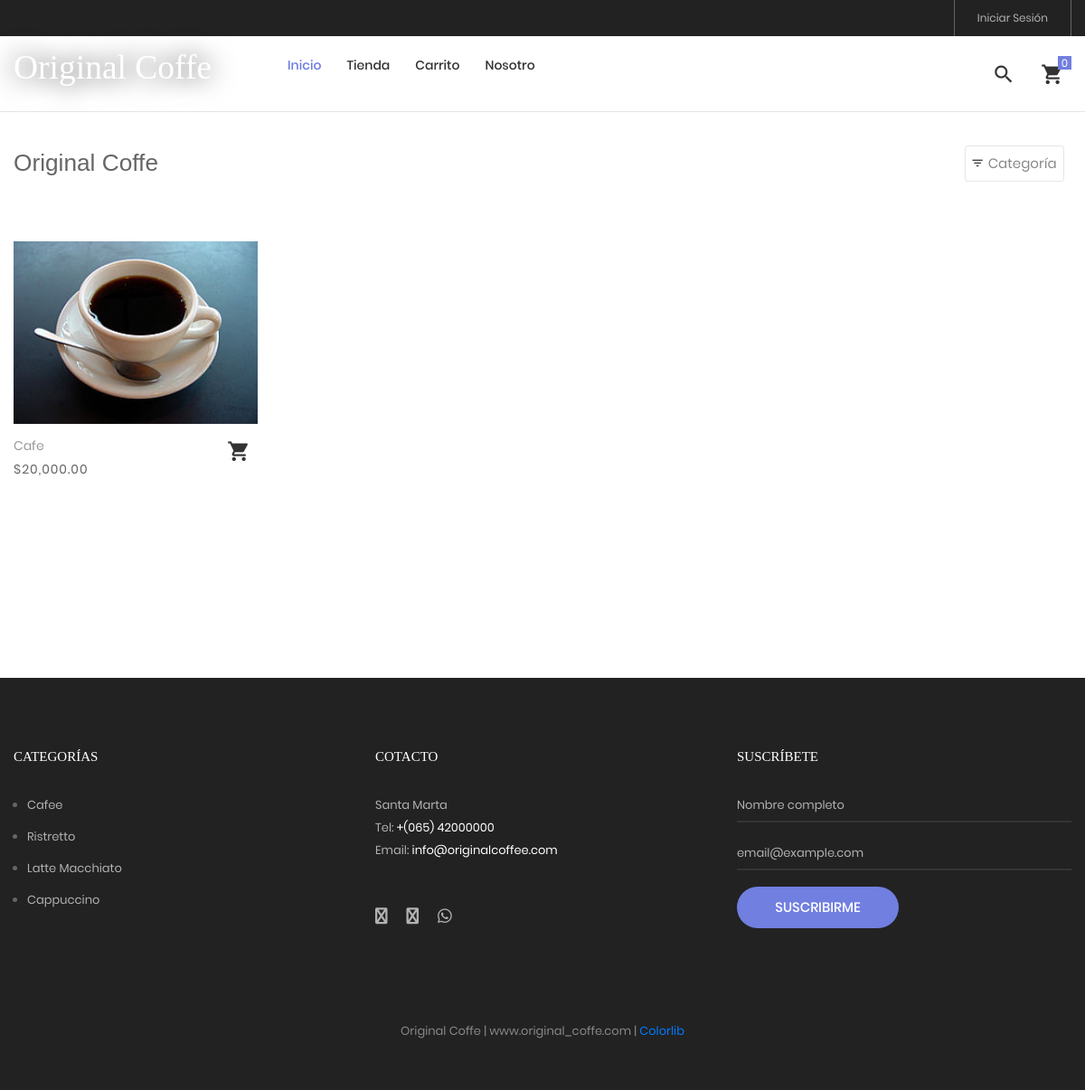
The page /tienda on the database its author committed.
### tables this page shows
CREATE TABLE `producto` (
  `idproducto` bigint(20) NOT NULL,
  `categoriaid` bigint(20) NOT NULL,
  `codigo` varchar(30) NOT NULL,
  `nombre` varchar(255) NOT NULL,
  `descripcion` text NOT NULL,
  `precio` decimal(11,2) NOT NULL,
  `stock` int(11) NOT NULL,
  `imagen` varchar(100) DEFAULT NULL,
  `datecreated` datetime NOT NULL DEFAULT current_timestamp(),
  `ruta` varchar(255) NOT NULL,
  `status` int(11) NOT NULL DEFAULT 1
);

CREATE TABLE `categoria` (
  `idcategoria` bigint(20) NOT NULL,
  `nombre` varchar(255) NOT NULL,
  `descripcion` text NOT NULL,
  `portada` varchar(100) NOT NULL,
  `datecreated` datetime NOT NULL DEFAULT current_timestamp(),
  `ruta` varchar(255) NOT NULL,
  `status` int(11) NOT NULL DEFAULT 1
);

### Libraries/Core/Views.php (called while the page is built)
<?php
	class Views
	{
		function getView($controller,$view,$data="")
		{
			$controller = get_class($controller);
			if($controller == "Home"){
				$view = "Views/".$view.".php";
			}else{
				$view = "Views/".$controller."/".$view.".php";
			}
			require_once ($view);
		}
	}
 ?>

### Controllers/Tienda.php (called while the page is built, shortened)
<?php
	require_once("Models/TProducto.php");
	class Tienda extends Controllers{
		public function tienda()
		{
			$data['page_tag'] = NOMBRE_EMPESA;
			$data['page_title'] = NOMBRE_EMPESA;
			$data['page_name'] = "tienda";
			$pagina = 1;
			$cantProductos = $this->cantProductos();
			$total_registro = $cantProductos['total_registro'];
			$desde = ($pagina-1) * PROPORPAGINA;
			$total_paginas = ceil($total_registro / PROPORPAGINA);
			$data['productos'] = $this->getProductosPage($desde,PROPORPAGINA);
			$data['pagina'] = $pagina;
			$data['total_paginas'] = $total_paginas;
			$data['categorias'] = $this->getCategorias();
			$this->views->getView($this,"tienda",$data);
		}
	}
 ?>

### index.php (called while the page is built, shortened)
<?php
	require_once("Helpers/Helpers.php");
	require_once("Libraries/Core/Load.php");
 ?>

### Libraries/Core/Mysql.php (called while the page is built, shortened)
<?php
	class Mysql extends Conexion
	{
		private $conexion;
		function __construct()
		{
			$this->conexion = new Conexion();
			$this->conexion = $this->conexion->conect();
		}
		public function select_all(string $query)
		{
			$this->strquery = $query;
        	$result = $this->conexion->prepare($this->strquery);
			$result->execute();
        	$data = $result->fetchall(PDO::FETCH_ASSOC);
        	return $data;
		}
	}
 ?>

### Libraries/Core/Conexion.php (called while the page is built)
<?php
class Conexion{
	private $conect;
	public function __construct(){
		$connectionString = "mysql:host=".DB_HOST.";dbname=".DB_NAME.";charset=".DB_CHARSET;
		try{
			$this->conect = new PDO($connectionString, DB_USER, DB_PASSWORD);
			$this->conect->setAttribute(PDO::ATTR_ERRMODE, PDO::ERRMODE_EXCEPTION);
		}catch(PDOException $e){
			$this->conect = 'Error de conexión';
		    echo "ERROR: " . $e->getMessage();
		}
	}
	public function conect(){
		return $this->conect;
	}
}
?>

### Models/TProducto.php (called while the page is built, shortened)
<?php
require_once("Libraries/Core/Mysql.php");
trait TProducto{
	public function getProductosPage($desde, $porpagina){
		$this->con = new Mysql();
		$sql = "SELECT p.idproducto,
						p.codigo,
						p.nombre,
						p.descripcion,
						p.categoriaid,
						c.nombre as categoria,
						p.precio,
						p.ruta,
						p.stock
				FROM producto p
				INNER JOIN categoria c
				ON p.categoriaid = c.idcategoria
				WHERE p.status = 1 ORDER BY p.idproducto DESC LIMIT $desde,$porpagina";
				$request = $this->con->select_all($sql);
				if(count($request) > 0){
					for ($c=0; $c < count($request) ; $c++) {
						$intIdProducto = $request[$c]['idproducto'];
						$sqlImg = "SELECT img
								FROM imagen
								WHERE productoid = $intIdProducto";
						$arrImg = $this->con->select_all($sqlImg);
						if(count($arrImg) > 0){
							for ($i=0; $i < count($arrImg); $i++) {
								$arrImg[$i]['url_image'] = media().'/images/uploads/'.$arrImg[$i]['img'];
							}
						}
						$request[$c]['images'] = $arrImg;
					}
				}
		return $request;
	}
}
 ?>

### Helpers/Helpers.php (called while the page is built, shortened)
<?php
	function base_url()
	{
		return BASE_URL;
	}
    function footerTienda($data="")
    {
        $view_footer = "Views/Template/footer_tienda.php";
        require_once ($view_footer);
    }
    function formatMoney($cantidad){
        $cantidad = number_format($cantidad,2,SPD,SPM);
        return $cantidad;
    }
    function getCatFooter(){
        require_once ("Models/CategoriasModel.php");
        $objCategoria = new CategoriasModel();
        $request = $objCategoria->getCategoriasFooter();
        return $request;
    }
    function getInfoPage(int $idpagina){
        require_once("Libraries/Core/Mysql.php");
        $con = new Mysql();
        $sql = "SELECT * FROM post WHERE idpost = $idpagina";
        $request = $con->select($sql);
        return $request;
    }
 ?>

### Models/CategoriasModel.php (called while the page is built, shortened)
<?php
	class CategoriasModel extends Mysql
	{
		public function getCategoriasFooter(){
			$sql = "SELECT idcategoria, nombre, descripcion, portada, ruta
					FROM categoria WHERE  status = 1 AND idcategoria IN (".CAT_FOOTER.")";
			$request = $this->select_all($sql);
			if(count($request) > 0){
				for ($c=0; $c < count($request) ; $c++) {
					$request[$c]['portada'] = BASE_URL.'/Assets/images/uploads/'.$request[$c]['portada'];
				}
			}
			return $request;
		}
	}
 ?>

### Views/Tienda/tienda.php (the view, shortened to what this page needs)
<?php
$arrProductos = $data['productos'];
 ?>
<br><br><br>
<hr>
	<div class="bg0 m-t-23 p-b-140">
		<div class="container">
			<div class="flex-w flex-sb-m p-b-52">
				<div class="flex-w flex-l-m filter-tope-group m-tb-10">
					<h3><?= $data['page_title']; ?></h3>
				</div>
				<div class="flex-w flex-c-m m-tb-10">
					<div class="flex-c-m stext-106 cl6 size-104 bor4 pointer hov-btn3 trans-04 m-r-8 m-tb-4 js-show-filter">
						<i class="icon-filter cl2 m-r-6 fs-15 trans-04 zmdi zmdi-filter-list"></i>
						 Categoría &nbsp;
					</div>
				</div>
			</div>
			<div class="row isotope-grid">
			<?php
			if(count($arrProductos) > 0 ){
				for ($p=0; $p < count($arrProductos); $p++) {
					$ruta = $arrProductos[$p]['ruta'];
					if(count($arrProductos[$p]['images']) > 0 ){
						$portada = $arrProductos[$p]['images'][0]['url_image'];
					}else{
						$portada = media().'/images/uploads/product.png';
					}
			 ?>
				<div class="col-sm-6 col-md-4 col-lg-3 p-b-35 isotope-item women">
					<div class="block2">
						<div class="block2-pic hov-img0">
							<img src="<?= $portada ?>" alt="<?= $arrProductos[$p]['nombre'] ?>">
						</div>
						<div class="block2-txt flex-w flex-t p-t-14">
							<div class="block2-txt-child1 flex-col-l ">
								<a href="<?= base_url().'/tienda/producto/'.$arrProductos[$p]['idproducto'].'/'.$ruta; ?>" class="stext-104 cl4 hov-cl1 trans-04 js-name-b2 p-b-6">
									<?= $arrProductos[$p]['nombre'] ?>
								</a>
								<span class="stext-105 cl3">
									<?= SMONEY.formatMoney($arrProductos[$p]['precio']); ?>
								</span>
							</div>
							<div class="block2-txt-child2 flex-r p-t-3">
								<a href="#"
								 id="<?= openssl_encrypt($arrProductos[$p]['idproducto'],METHODENCRIPT,KEY); ?>"
								 class="btn-addwish-b2 dis-block pos-relative js-addwish-b2 js-addcart-detail
								 icon-header-item cl2 hov-cl1 trans-04 p-l-22 p-r-11
								 ">
									<i class="zmdi zmdi-shopping-cart"></i>
								</a>
							</div>
						</div>
					</div>
				</div>
			<?php }
			}else{
			 ?>
			 <p>No hay productos para mostrar <a href="<?= base_url() ?>/tienda"> Ver productos</a></p>
			<?php } ?>
			</div>
			<?php
				if(count($data['productos']) > 0){
			 ?>
			<div class="flex-c-m flex-w w-full p-t-45">
			</div>
			<?php
				}
			 ?>
		</div>
	</div>
<?php
	footerTienda($data);
?>

### Views/Template/footer_tienda.php (shortened to what this page needs)
	<?php
		$catFotter = getCatFooter();
	 ?>
	<footer class="bg3 p-t-75 p-b-32">
		<div class="container">
			<div class="row">
				<div class="col-sm-6 col-lg-4 p-b-50">
					<h4 class="stext-301 cl0 p-b-30">
						Categorías
					</h4>
					<?php if(count($catFotter) > 0){ ?>
					<ul>
						<?php foreach ($catFotter as $cat) { ?>
						<li class="p-b-10">
							<a href="<?= base_url() ?>/tienda/categoria/<?= $cat['idcategoria'].'/'.$cat['ruta'] ?>" class="stext-107 cl7 hov-cl1 trans-04">
								<?= $cat['nombre'] ?>
							</a>
						</li>
						<?php } ?>
					</ul>
					<?php } ?>
				</div>
				<div class="col-sm-6 col-lg-4 p-b-50">
					<h4 class="stext-301 cl0 p-b-30">
						Cotacto
					</h4>
					<p class="stext-107 cl7 size-201">
						<?= DIRECCION ?> <br>
						Tel: <a class="linkFooter" href="tel:<?= TELEMPRESA ?>"><?= TELEMPRESA ?></a><br>
						Email: <a class="linkFooter" href="mailto:<?= EMAIL_EMPRESA ?>"><?= EMAIL_EMPRESA ?></a>
					</p>
					<div class="p-t-27">
						<a href="<?= FACEBOOK ?>" target="_blanck" class="fs-18 cl7 hov-cl1 trans-04 m-r-16">
							<i class="fa fa-facebook"></i>
						</a>
						<a href="<?= INSTAGRAM ?>" target="_blanck"  class="fs-18 cl7 hov-cl1 trans-04 m-r-16">
							<i class="fa fa-instagram"></i>
						</a>
						<a href="https://wa.me/<?= WHATSAPP ?>" target="_blanck"  class="fs-18 cl7 hov-cl1 trans-04 m-r-16">
							<i class="fab fa-whatsapp"></i>
						</a>
					</div>
				</div>
				<div class="col-sm-6 col-lg-4 p-b-50">
					<h4 class="stext-301 cl0 p-b-30">
						Suscríbete
					</h4>
					<form id="frmSuscripcion" name="frmSuscripcion">
						<div class="wrap-input1 w-full p-b-4">
							<input class="input1 bg-none plh1 stext-107 cl7" type="text" id="nombreSuscripcion" name="nombreSuscripcion" placeholder="Nombre completo" required>
						</div>
						<br>
						<div class="wrap-input1 w-full p-b-4">
							<input class="input1 bg-none plh1 stext-107 cl7" type="email" id="emailSuscripcion" name="emailSuscripcion" placeholder="email@example.com" required >
						</div>
						<div class="p-t-18">
							<button class="flex-c-m stext-101 cl0 size-103 bg1 bor1 hov-btn2 p-lr-15 trans-04">
								Suscribirme
							</button>
						</div>
					</form>
				</div>
			</div>
			<div class="p-t-40">
				<p class="stext-107 cl6 txt-center">
					<?= NOMBRE_EMPESA; ?> | <?= WEB_EMPRESA; ?> | <a href="https://colorlib.com" target="_blank">Colorlib</a>
				</p>
			</div>
		</div>
	</footer>
</body>
</html>

### Assets/tienda/css/main.css (style rules this page uses)
.container { max-width: 1380px; }
@media (max-width: 1600px) { .container { max-width: 1200px; } }
.container p { margin-bottom: 20px; }
.container ul, .container ol { margin-left: 15px; margin-bottom: 20px; }
.container ul, .container ul li { list-style: initial; }
.icon-header-item { position: relative; font-size: 26px; line-height: 1; cursor: pointer; }
.block2-pic { position: relative; }
.block2-txt-child1 { width: calc(100% - 30px); }
.block2-txt-child2 { width: 30px; }
.cl0 { color: #fff; }
.cl2 { color: #333; }
.cl3 { color: #666; }
.cl4 { color: #999; }
.cl6 { color: #888; }
.cl7 { color: #b2b2b2; }
.stext-101 { font-family: Poppins-Medium; font-size: 15px; line-height: 1.466667; text-transform: uppercase; }
.stext-104 { font-family: Poppins-Regular; font-size: 14px; line-height: 1.466667; }
.stext-105 { font-family: Poppins-Regular; font-size: 14px; line-height: 1.466667; letter-spacing: 1px; }
.stext-106 { font-family: Poppins-Regular; font-size: 15px; line-height: 1.2; }
.stext-107 { font-family: Poppins-Regular; font-size: 13px; line-height: 1.923; }
.stext-301 { font-family: Montserrat-Bold; font-size: 15px; line-height: 1.6; text-transform: uppercase; }
.size-103 { min-width: 179px; height: 46px; }
.size-104 { min-width: 94px; height: 40px; }
.size-201 { max-width: 270px; }
.bg-none { background-color: transparent; }
.bg0 { background-color: #fff; }
.bg1 { background-color: #717fe0; }
.bg3 { background-color: #222; }
.bor1 { border-radius: 23px; }
.bor4 { border: 1px solid #e6e6e6; border-radius: 3px; }
.wrap-input1 { position: relative; border-bottom: 2px solid rgba(204,204,204, 0.1); }
.input1 { background-color: transparent; width: 100%; }
.hov-img0 { display: block; overflow: hidden; }
.hov-img0 img { width: 100%; -webkit-transition: transform 0.9s ease; -o-transition: transform 0.9s ease; -moz-transition: transform 0.9s ease; transition: transform 0.9s ease; }
.linkFooter { color: #FFF !important; }

### rows shown on the page
producto: nombre "Cafe", precio "20,000.00"
categoria: nombre "Latte Macchiato"
categoria: nombre "Cappuccino"

### other values the page prints
$data['page_title'] "Original Coffe"
$cat['nombre'] "Cafee"
$cat['nombre'] "Ristretto"
DIRECCION "Santa Marta"
TELEMPRESA "+(065) 42000000"
EMAIL_EMPRESA "info@originalcoffee.com"
NOMBRE_EMPESA "Original Coffe"
WEB_EMPRESA "www.original_coffe.com"
